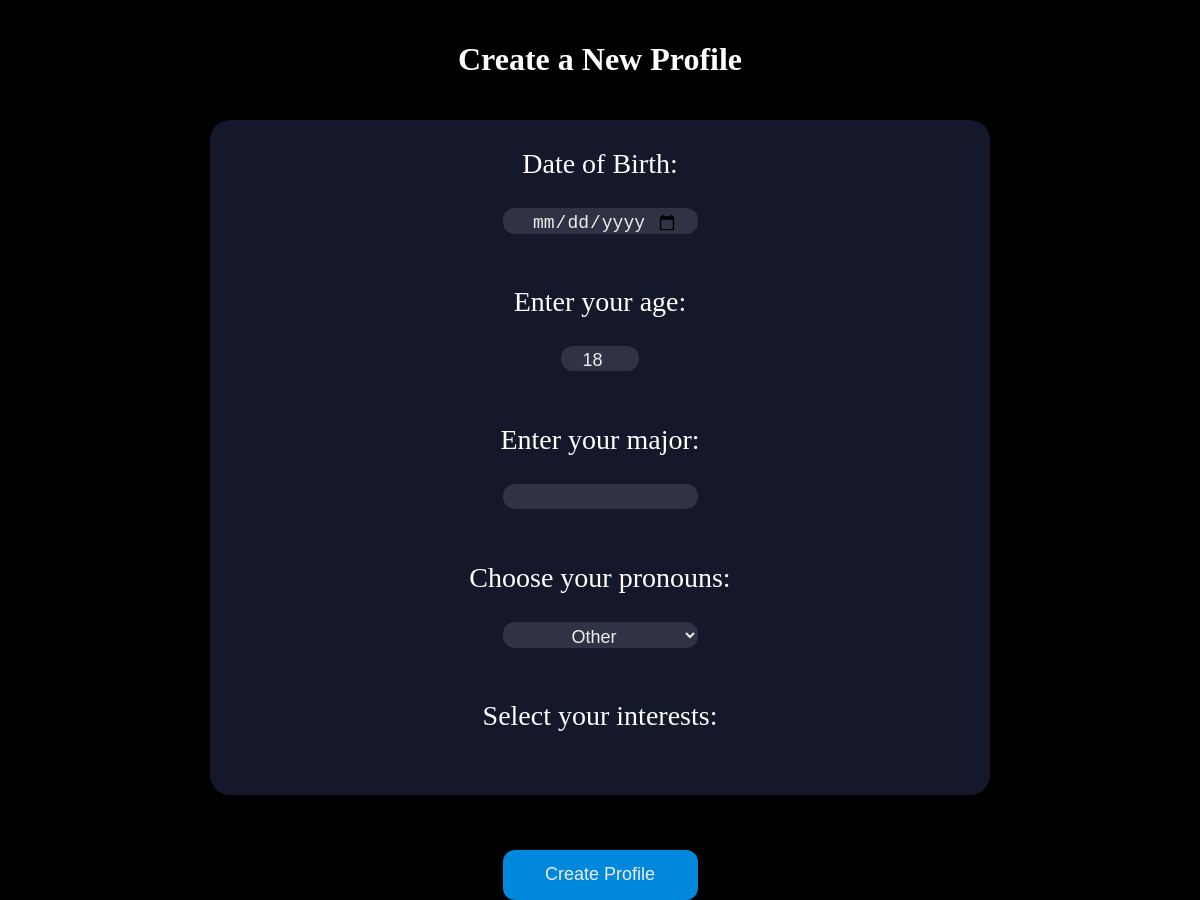
The app's page /create_profile/, older data.
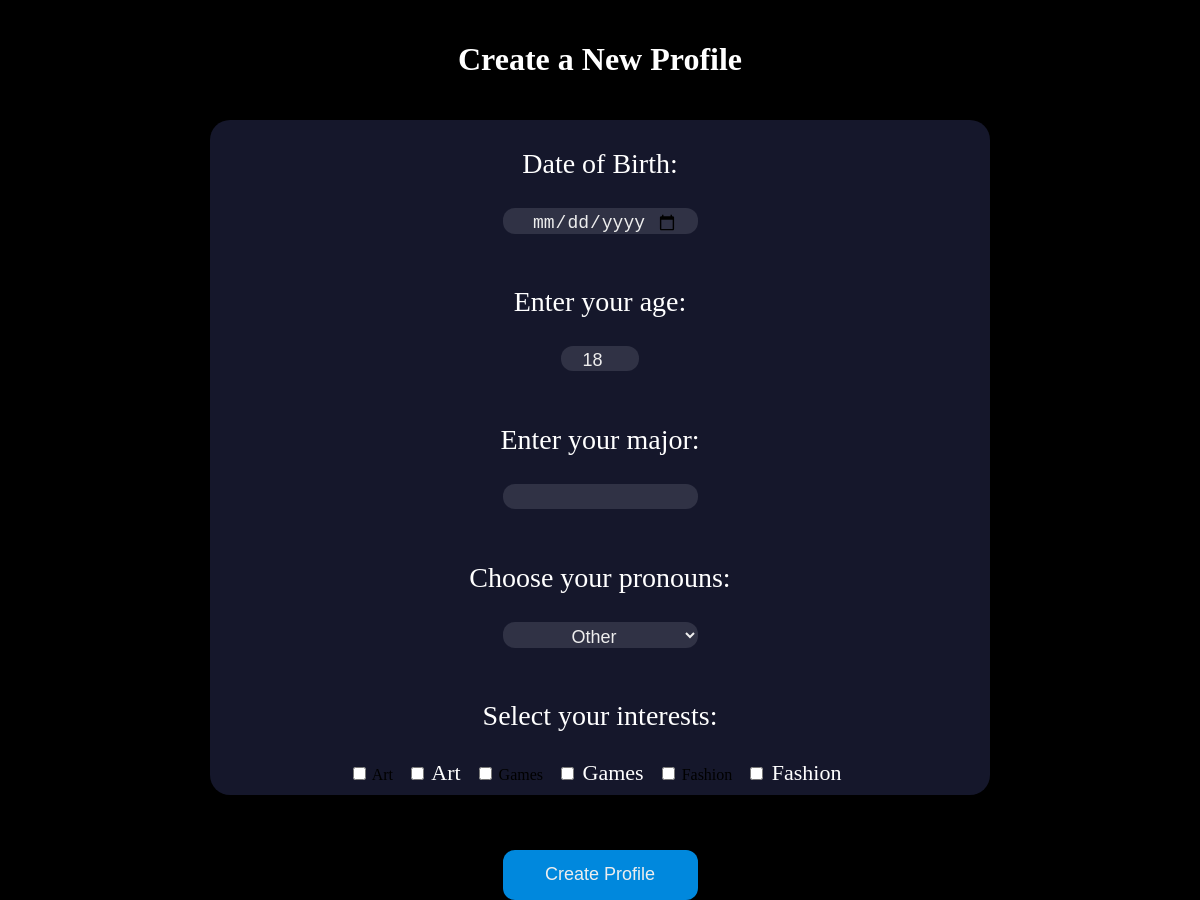
The same page, newer data.
### main/models.py (models this page shows)
class InterestTag(models.Model):
    name = models.CharField(max_length=50, unique=True)
    class Meta:
        db_table = "interest_tags"
        verbose_name_plural = "Interest Tags"
    def __str__(self):
        return self.name

### main/views.py (the view, shortened to what this page needs)
# urls.py: path("create_profile/", views.CreateProfileView.as_view(), name="create_profile"),
class CreateProfileView(generic.CreateView):
    model = SocialUser
    form_class = CreateProfileForm
    template_name = "main/create_profile.html"

### main/forms.py
class CreateProfileForm(forms.ModelForm):
    tags = forms.ModelMultipleChoiceField(
        queryset=InterestTag.objects.all(),
        widget=forms.CheckboxSelectMultiple,
        label="Interest",
    )
    date_of_birth = forms.DateField(
        label="Date of Birth",
        required=True,
        widget=forms.DateInput(format="%Y-%m-%d", attrs={"type": "date"}),
        input_formats=["%Y-%m-%d"],
    )
    major = forms.CharField(
        initial="",
    )
    class Meta:
        model = SocialUser
        fields = ["date_of_birth", "age", "major", "pronouns", "tags"]
    def __init__(self, *args, **kwargs):
        super().__init__(*args, **kwargs)
        for visible in self.visible_fields():
            visible.field.widget.attrs["class"] = "form-control"
        self.fields["tags"].widget.attrs["class"] = "tags-select"
        self.fields["age"].widget.attrs["class"] = "form-control age-field"

### main/templates/main/create_profile.html (shortened to what this page needs)
{% load static %}
<link rel="stylesheet" href="{% static 'main/create_user.css' %}">
<div class="profile-form">
    <div class="heading">
        <h1>Create a New Profile</h1>
    </div>
    <div class="form-content">
        <form method="post">
            <div class="form-group">
                <div class="input-label">
                    <p>Date of Birth:</p>
                </div>
                <div class="input-container">
                    {{ form.date_of_birth }}
                </div>
            </div>
            <div class="form-group">
                <div class="input-label">
                    <p>Enter your age:</p>
                </div>
                <div class="input-container">{{ form.age }}</div>
            </div>
            <div class="form-group">
                <div class="input-label">
                    <p>Enter your major:</p>
                </div>
                <div class="input-container">
                    {{ form.major }}
                </div>
            </div>
            <div class="form-group">
                <div class="input-label">
                    <p>Choose your pronouns:</p>
                </div>
                <div class="input-container">
                    {{ form.pronouns }}
                </div>
            </div>
            <div class="form-group">
                <div class="input-label">
                    <p>Select your interests:</p>
                </div>
                <div class="input-container tags-container">
                    {% for checkbox in form.tags %}
                        {{ checkbox }}
                        <label class="tag-label">{{ checkbox.tag }} {{ checkbox.choice_label|capfirst }}</label>
                    {% endfor %}
                </div>
            </div>
            <div class="form-group">
                <button type="submit" class="submit">Create Profile</button>
            </div>
        </form>
    </div>
</div>

Row changes from the older to the newer data that the page shows:
added InterestTag: choice_label "Art"
added InterestTag: choice_label "Games"
added InterestTag: choice_label "Fashion"
Text that changed along with them:
new list line: "☐ Art ☐"
new list line: "☐ Games ☐"
new list line: "☐ Fashion ☐"
